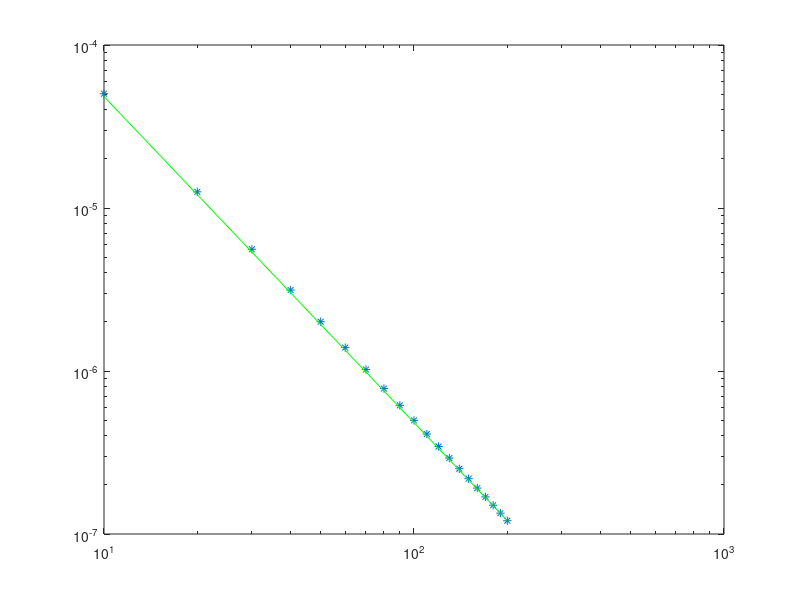

This chart was generated by the following MATLAB code:
clear all
close all

f=@(t,y) y*(1-y);
df=@(t,y) -2*y+1;
y0=0.5;

tstar=1;
tsrif=1000;
ts=tsrif;
k=tstar/ts;
t=linspace(0,tstar,ts+1);
y=NaN(1,ts+1);
y(1,:)=y0;

for n=1:ts
  F=@(x) x-y(:,n)-k*f(t(n)+0.5*k,0.5*(y(:,n)+x));
  J=@(x) 1-k*0.5*df(t(n)+0.5*k,0.5*(y(:,n)+x));

  x0=y(:,n); %guess iniziale

  res=-J(x0)\F(x0);
  tol=0.01*k^2;
  while(norm(res,inf)>tol)
    x0+=res;
    res=-J(x0)\F(x0);
  endwhile
  x0+=res;

  y(:,n+1)=x0;

endfor
yRif=y; %soluzione di riferimento
tsrange=10:10:200;
count=0;

for ts=tsrange
  count++;  
  k=tstar/ts;
  t=linspace(0,tstar,ts+1);
  y=NaN(1,ts+1);
  y(1,:)=y0;
  
  for n=1:ts
    F=@(x) x-y(:,n)-k*f(t(n)+0.5*k,0.5*(y(:,n)+x));
    J=@(x) 1-k*0.5*df(t(n)+0.5*k,0.5*(y(:,n)+x));
    
    x0=y(:,n); %guess iniziale

    res=-J(x0)\F(x0);
    tol=0.01*k^2;
    while(norm(res,inf)>tol)
      x0+=res;
      res=-J(x0)\F(x0);
    endwhile
    x0+=res;
    
    y(:,n+1)=x0;
  
  endfor
  err(count)=norm(y(:,n+1)-yRif(:,end));
endfor

loglog(tsrange,err,'*',tsrange,err(end)*(tsrange/tsrange(end)).^(-2),'g')



